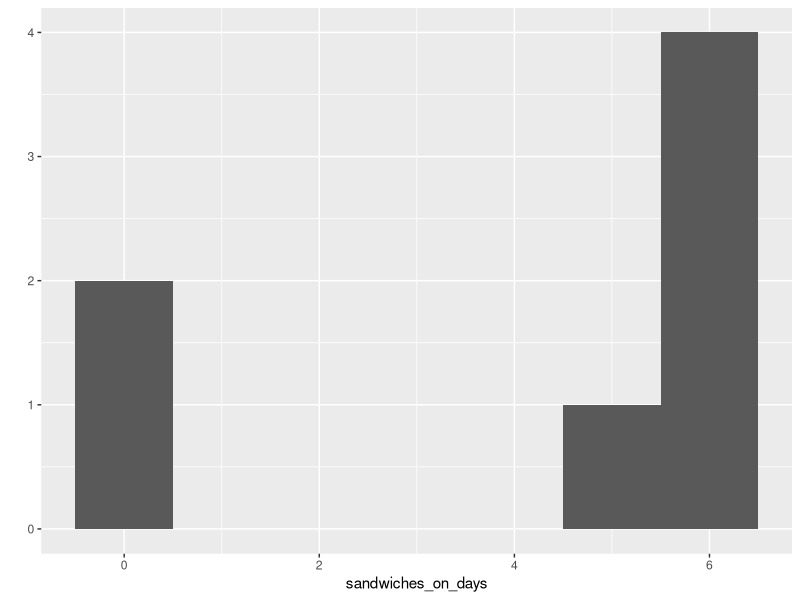

Write the R code that produced this figure.
library("ggplot2")

# gmd <- 6 * 1 / 16 - terrible variable name
gallons_of_milk_needed_per_day <- 6 * 1 / 16
gallons_of_milk_needed_per_week <- gallons_of_milk_needed_per_day * 7


loaves_of_white_bread_needed_per_day <- 6 * 2 / 18
loaves_of_white_bread_needed_per_week <- loaves_of_white_bread_needed_per_day * 7

die <- 1:6 # range from 1 - 6 as separate values
die[3] # gets the third value
die # gets all the values

sandwiches_on_days <- c(6, 5, 6, 6, 0, 6, 0)
sandwhiches_for_the_week <- sum(sandwiches_on_days)
slices_of_bread_needed_per_day <- 2 * sandwiches_on_days
total_slices_of_bread_for_the_week <- sum(slices_of_bread_needed_per_day)
slices_per_loaf <- 18
loaves_needed_for_the_week <- ceiling(total_slices_of_bread_for_the_week / slices_per_loaf)
cost_per_loaf <- 1.99
cost_of_bread_per_week <- cost_per_loaf * loaves_needed_for_the_week

die * 1:3 # repeat the smaller vector and multiplies values at the same index

qplot(sandwiches_on_days, binwidth = 1)

?qplot

